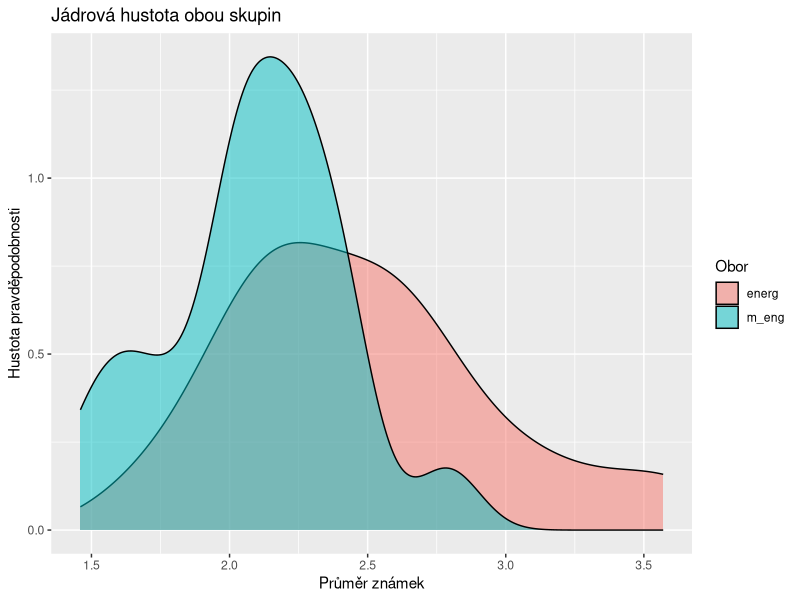
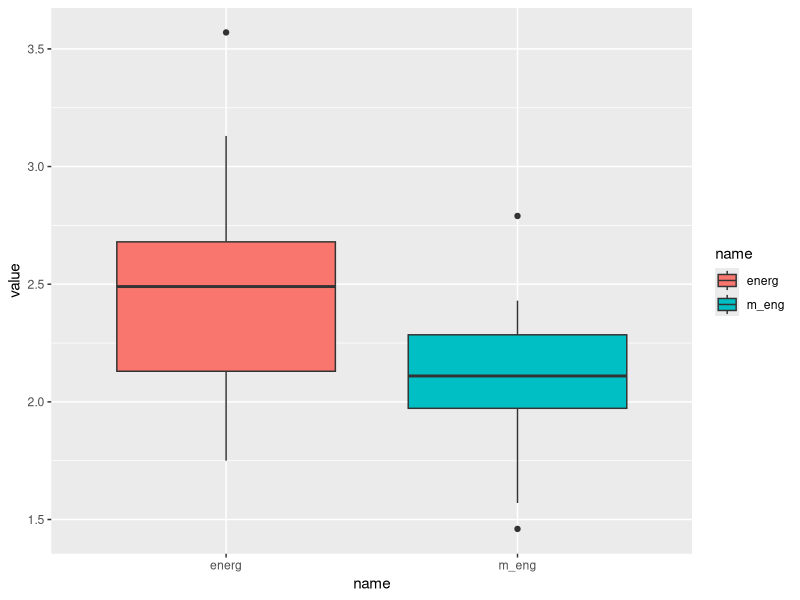

Source code (R) for these figures, in order:
## ---- chunk 1
library(tidyverse)
## ---- chunk 2
#  data
data_stud <- as_tibble(read_csv("./data.csv")) %>% map_df(~round(., 2))
data_stud
## ---- chunk 3
summary(data_stud)
## ---- chunk 4
map_df(data_stud, ~var(., na.rm=TRUE))
## ---- chunk 5
data_stud %>% 
  mutate(id = 1:nrow(data_stud)) %>% 
  pivot_longer(cols = -id) %>% 
  ggplot(data = .,
         aes(x = value, fill=name)) + 
  geom_density(alpha = 0.5) +
  ggtitle("Jádrová hustota obou skupin") +
  scale_x_continuous("Průměr známek") +
  scale_y_continuous("Hustota pravděpodobnosti") +
  labs(fill = "Obor")
## ---- chunk 6
data_stud %>% 
  mutate(id = 1:nrow(data_stud)) %>% 
  pivot_longer(cols = -id) %>% 
  ggplot(data = .,
         aes(y = value, x=name, fill=name)) + 
  geom_boxplot()
## ---- chunk 7
wilcox.test(data_stud$m_eng, data_stud$energ, alternative="two.sided")
